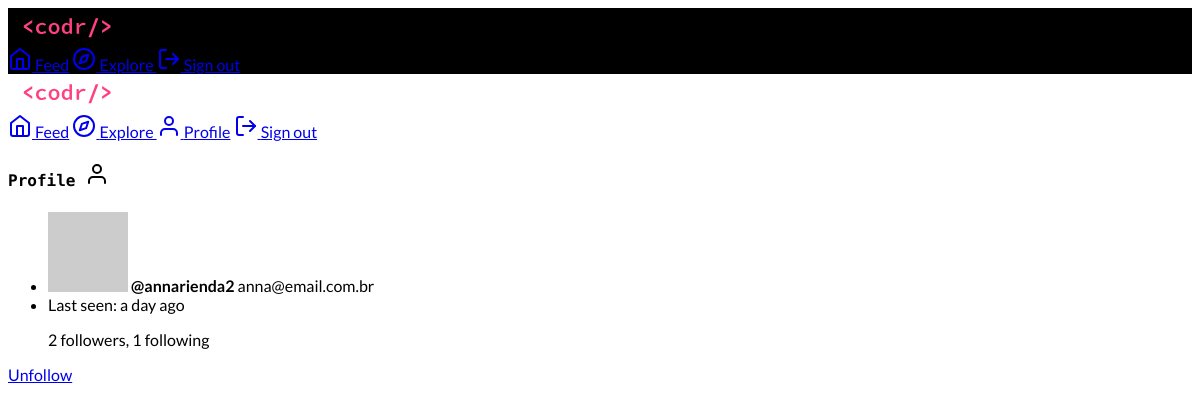
The app's page /user/annarienda2 (signed in) with its own data.
### app/models.py (models this page shows, shortened)
class User(UserMixin, db.Model):
    id = db.Column(db.Integer, primary_key=True)
    username = db.Column(db.String(64), index=True, unique=True)
    email = db.Column(db.String(120), index=True, unique=True)
    password_hash = db.Column(db.String(128))
    bio = db.Column(db.String(148), default="")
    active = db.Column(db.Boolean, default=False)
    last_seen = db.Column(db.DateTime, default=datetime.utcnow)
    posts = db.relationship("Post", backref="author", lazy="dynamic")
    followed = db.relationship(
        "User",
        secondary=followers,
        primaryjoin=(followers.c.follower_id == id),
        secondaryjoin=(followers.c.followed_id == id),
        backref=db.backref("followers", lazy="dynamic"),
        lazy="dynamic",
    )
    def avatar(self, size):
        digest = md5(self.email.lower().encode("utf8")).hexdigest()
        return "https://www.gravatar.com/avatar/{}?d=identicon&s={}".format(
            digest, size
        )
    def is_following(self, user):
        return self.followed.filter(followers.c.followed_id == user.id).count() > 0

### app/main/routes.py (the view)
@blueprint.route("/user/<username>")
@login_required
def user(username):
    user = User.query.filter_by(username=username).first_or_404()
    return render_template("profile.html", user=user)

### app/main/routes.py (called while the page is built)
@blueprint.before_request
def before_request():
    if current_user.is_authenticated:
        current_user.last_seen = datetime.utcnow()
        db.session.commit()
        g.locale = str(get_locale())

### app/models.py (called while the page is built)
@login.user_loader
def load_user(id):
    return User.query.get(int(id))

### app/templates/profile.html (shortened to what this page needs)
{% extends "base.html" %}
{% block content %}
<div class="mdl-grid">
    <div class="mdl-cell mdl-cell--4-col mdl-cell--4-offset mdl-cell--12-col-tablet mdl-cell--12-col-phone">
        <h4>Profile <i data-feather="user"></i></h4>
        <div class="mdl-card mdl-shadow--2dp">
            <div class="mdl-card__supporting-text">
                <ul class="demo-list-three mdl-list">
                    <li class="mdl-list__item mdl-list__item--three-line">
                        <div class="mdl-list__item-primary-content">
                            <img src="{{ user.avatar(42) }}" class="material-icons mdl-list__item-avatar" />
                            <b>@{{ user.username }}</b>
                            <span class="mdl-list__item-text-body">
                                {{ user.email }}
                            </span>
                        </div>
                    </li>
                    <li class="mdl-list__item mdl-list__item--three-line">
                        <div class="mdl-list__item-primary-content">
                            <span class="mdl-list__item-text-body">
                                Last seen: {{ moment(user.last_seen).fromNow() }}
                            </span>
                            <p class="mdl-list__item-text-body">{{ user.followers.count() }} followers,
                                {{ user.followed.count() }} following</p>
                        </div>
                    </li>
                </ul>
            </div>
            {% if user != current_user %}
            <div class="mdl-card__actions mdl-card--border">
                {% if not current_user.is_following(user) %}
                <a class="mdl-button mdl-button--accent mdl-js-button mdl-js-ripple-effect"
                    href="{{ url_for('main.follow', username=user.username) }}">
                    Follow
                </a>
                {% else %}
                <a class="mdl-button mdl-button--colored mdl-js-button mdl-js-ripple-effect"
                    href="{{ url_for('main.unfollow', username=user.username) }}">Unfollow</a>
                {% endif %}
            </div>
            {% endif %}
        </div>
    </div>
</div>
{% endblock %}

### app/static/css/global.css (style rules this page uses)
body { -webkit-animation: fadein 0.22s ease-out; -moz-animation: fadein 0.22s ease-out; -ms-animation: fadein 0.22s ease-out; -o-animation: fadein 0.22s ease-out; animation: fadein 0.22s ease-out; }

### app/templates/partials/head.html (style rules this page uses)
body { font-family: 'Lato', sans-serif; }
h1, h2, h3, h4, .mdl-layout-title { font-family: 'Source Code Pro', monospace; }

### records on screen
User: username "annarienda2", email "anna@email.com.br", last_seen "a day ago"

### other values on screen
{{ user.followers.count() }} "2"
{{ user.followed.count() }} "1"
